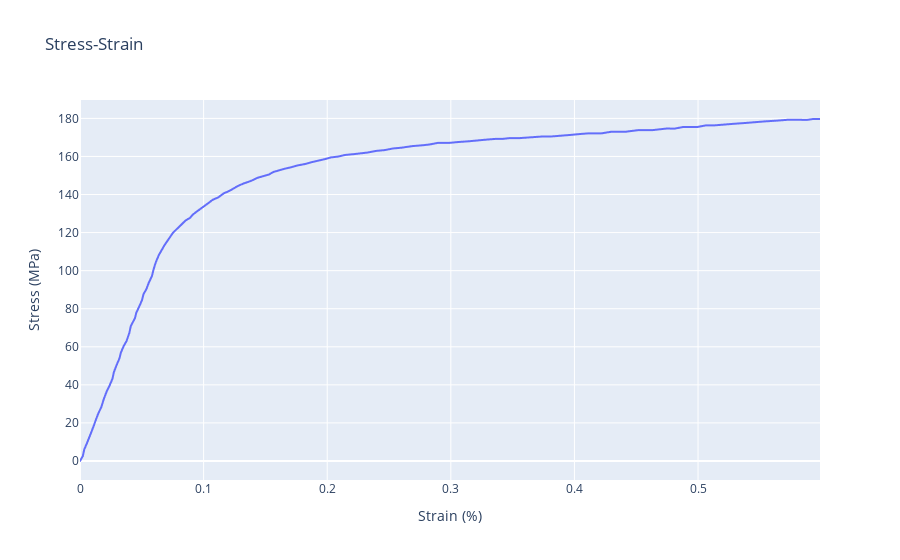

The code cell stored with this chart in its notebook:
### Markdown cell above
Plotting

Since we have now loaded the data, you can visualize it using matplotlib or plotly. The advantage of plotly is the interactiveness of the resulting plot.

Display the stress-strain curve of the loaded data, including axes labels and a figure title

### Code cell
#PLOT
### BEGIN SOLUTION
fig = px.line(x=strain, y=stress, title="Stress-Strain") 
fig.update_layout(xaxis_title='Strain (%)',
                   yaxis_title='Stress (MPa)')
fig.show()
### END SOLUTION

### Figure 1 — Plotly figure (JSON) as saved in the notebook; plotly's stock layout.template omitted (floating-point values rounded to 4 significant figures; data arrays with more than 128 entries replaced by an {"elided": "..."} marker saying what was removed)
{"data": [{"hovertemplate": "x=%{x}<br>y=%{y}<extra></extra>", "legendgroup": "", "line": {"color": "#636efa", "dash": "solid"}, "marker": {"symbol": "circle"}, "mode": "lines", "name": "", "showlegend": false, "type": "scattergl", "x": {"elided": "3510 float values"}, "xaxis": "x", "y": {"elided": "3510 float values"}, "yaxis": "y"}], "layout": {"legend": {"tracegroupgap": 0}, "title": {"text": "Stress-Strain"}, "xaxis": {"anchor": "y", "domain": [0, 1], "title": {"text": "Strain (%)"}}, "yaxis": {"anchor": "x", "domain": [0, 1], "title": {"text": "Stress (MPa)"}}}}
